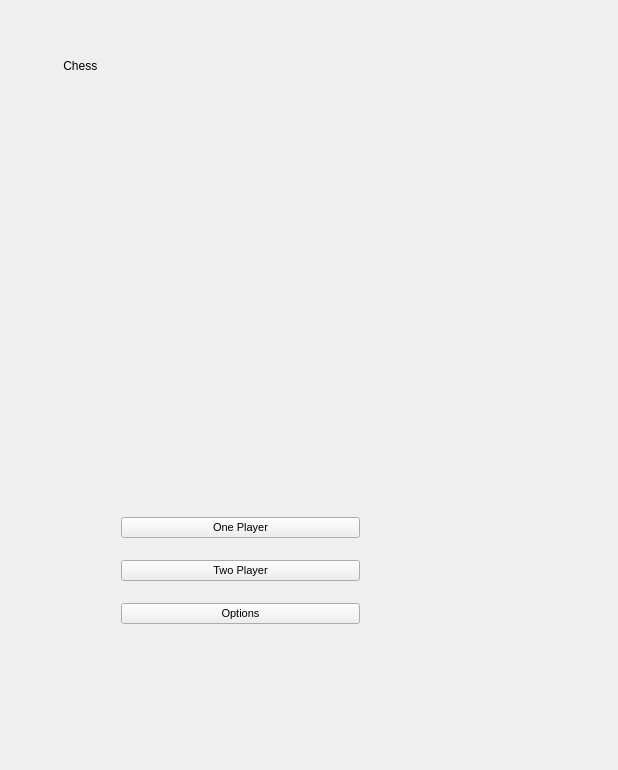
<?xml version="1.0" encoding="UTF-8"?>
<ui version="4.0">
 <class>MainWindow</class>
 <widget class="QMainWindow" name="MainWindow">
  <property name="geometry">
   <rect>
    <x>0</x>
    <y>0</y>
    <width>618</width>
    <height>770</height>
   </rect>
  </property>
  <property name="windowTitle">
   <string>MainWindow</string>
  </property>
  <widget class="QWidget" name="centralWidget">
   <widget class="QLabel" name="label">
    <property name="geometry">
     <rect>
      <x>60</x>
      <y>45</y>
      <width>141</width>
      <height>41</height>
     </rect>
    </property>
    <property name="text">
     <string> Chess</string>
    </property>
   </widget>
   <widget class="QWidget" name="layoutWidget">
    <property name="geometry">
     <rect>
      <x>110</x>
      <y>490</y>
      <width>261</width>
      <height>161</height>
     </rect>
    </property>
    <layout class="QVBoxLayout" name="verticalLayout">
     <item>
      <widget class="QPushButton" name="pushButton">
       <property name="maximumSize">
        <size>
         <width>16777215</width>
         <height>16777215</height>
        </size>
       </property>
       <property name="font">
        <font>
         <pointsize>8</pointsize>
        </font>
       </property>
       <property name="text">
        <string>One Player</string>
       </property>
       <property name="iconSize">
        <size>
         <width>5</width>
         <height>5</height>
        </size>
       </property>
      </widget>
     </item>
     <item>
      <widget class="QPushButton" name="pushButton_2">
       <property name="font">
        <font>
         <pointsize>8</pointsize>
        </font>
       </property>
       <property name="text">
        <string>Two Player</string>
       </property>
       <property name="iconSize">
        <size>
         <width>10</width>
         <height>10</height>
        </size>
       </property>
      </widget>
     </item>
     <item>
      <widget class="QPushButton" name="pushButton_3">
       <property name="font">
        <font>
         <pointsize>8</pointsize>
        </font>
       </property>
       <property name="text">
        <string>Options</string>
       </property>
       <property name="iconSize">
        <size>
         <width>10</width>
         <height>10</height>
        </size>
       </property>
      </widget>
     </item>
    </layout>
   </widget>
   <widget class="QLabel" name="label_2">
    <property name="geometry">
     <rect>
      <x>60</x>
      <y>330</y>
      <width>321</width>
      <height>61</height>
     </rect>
    </property>
    <property name="text">
     <string/>
    </property>
   </widget>
   <widget class="QWidget" name="widget" native="true">
    <property name="geometry">
     <rect>
      <x>300</x>
      <y>20</y>
      <width>120</width>
      <height>80</height>
     </rect>
    </property>
   </widget>
  </widget>
  <widget class="QMenuBar" name="menuBar">
   <property name="geometry">
    <rect>
     <x>0</x>
     <y>0</y>
     <width>618</width>
     <height>22</height>
    </rect>
   </property>
  </widget>
 </widget>
 <layoutdefault spacing="6" margin="11"/>
 <resources/>
 <connections/>
</ui>
